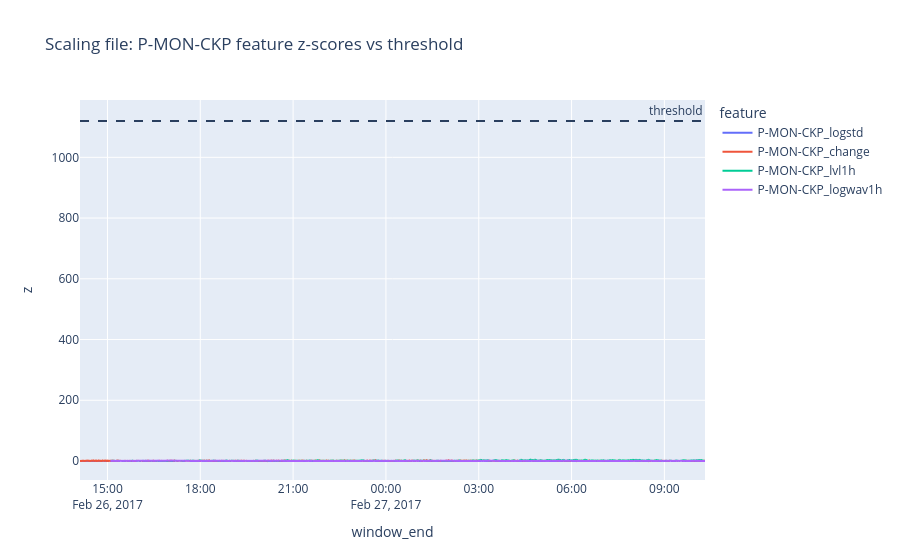

Source (notebook cell):
### Code cell
from assetmind.models.anomaly_twotier import TwoTierDetector, robust_stats
from assetmind.ingestion.threew import MODEL_SENSORS_EXT
from assetmind.models.eval_anomaly_twotier import load_windows

wx, metax = load_windows(ROOT / "data/gold/3w_windows_real_ext_h.parquet")
inst, well = "7/WELL-00001_20170226130146", "WELL-00001"
V4F = ("logstd", "change", "lvl1h", "logwav1h")

det = TwoTierDetector(MODEL_SENSORS_EXT, 0.995, 5, 120, "out_of_sample", V4F).fit(
    wx[(wx["well"] != well) & (wx["phase"] == "normal")])
g = wx[wx["instance_id"] == inst]
wm = metax[metax["well"] == well]
hist = wx[wx["instance_id"].isin(wm.index[wm["end"] < metax.loc[inst, "start"]]) & (wx["phase"] == "normal")]
print("History windows:", len(hist), "| tier:", det.score_instance(g, hist)[2],
      "| per-well threshold:", round(det.well_threshold_, 2))

# z-scores of this file's windows against the well's own history
med, scale = robust_stats(det.global_._features(hist))
z = ((det.global_._features(g) - med) / scale).abs()
z_plot = z.assign(window_end=g["window_end"].values)
cols = [c for c in z.columns if c.startswith("P-MON-CKP")]
fig = px.line(z_plot.melt(id_vars="window_end", value_vars=cols, var_name="feature", value_name="z"),
              x="window_end", y="z", color="feature", title="Scaling file: P-MON-CKP feature z-scores vs threshold")
fig.add_hline(y=det.well_threshold_, line_dash="dash", annotation_text="threshold")
fig.show()

# Which features produce the largest z during NORMAL history?
z_hist = ((det.global_._features(hist) - med) / scale).abs().dropna(how="all")
print("\nFeature that is the maximum in normal windows (share):")
print(z_hist.idxmax(axis=1).value_counts(normalize=True).head(6).round(2).to_string())

### Figure 1 — Plotly figure (JSON) as saved in the notebook; plotly's stock layout.template omitted (floating-point values rounded to 4 significant figures; data arrays with more than 128 entries replaced by an {"elided": "..."} marker saying what was removed)
{"data": [{"hovertemplate": "feature=P-MON-CKP_logstd<br>window_end=%{x}<br>z=%{y}<extra></extra>", "legendgroup": "P-MON-CKP_logstd", "line": {"color": "#636efa", "dash": "solid"}, "marker": {"symbol": "circle"}, "mode": "lines", "name": "P-MON-CKP_logstd", "showlegend": true, "type": "scattergl", "x": {"elided": "1213 str values"}, "xaxis": "x", "y": {"elided": "1213 float values"}, "yaxis": "y"}, {"hovertemplate": "feature=P-MON-CKP_change<br>window_end=%{x}<br>z=%{y}<extra></extra>", "legendgroup": "P-MON-CKP_change", "line": {"color": "#EF553B", "dash": "solid"}, "marker": {"symbol": "circle"}, "mode": "lines", "name": "P-MON-CKP_change", "showlegend": true, "type": "scattergl", "x": {"elided": "1213 str values"}, "xaxis": "x", "y": {"elided": "1213 float values"}, "yaxis": "y"}, {"hovertemplate": "feature=P-MON-CKP_lvl1h<br>window_end=%{x}<br>z=%{y}<extra></extra>", "legendgroup": "P-MON-CKP_lvl1h", "line": {"color": "#00cc96", "dash": "solid"}, "marker": {"symbol": "circle"}, "mode": "lines", "name": "P-MON-CKP_lvl1h", "showlegend": true, "type": "scattergl", "x": {"elided": "1213 str values"}, "xaxis": "x", "y": {"elided": "1213 float values"}, "yaxis": "y"}, {"hovertemplate": "feature=P-MON-CKP_logwav1h<br>window_end=%{x}<br>z=%{y}<extra></extra>", "legendgroup": "P-MON-CKP_logwav1h", "line": {"color": "#ab63fa", "dash": "solid"}, "marker": {"symbol": "circle"}, "mode": "lines", "name": "P-MON-CKP_logwav1h", "showlegend": true, "type": "scattergl", "x": {"elided": "1213 str values"}, "xaxis": "x", "y": {"elided": "1213 float values"}, "yaxis": "y"}], "layout": {"annotations": [{"showarrow": false, "text": "threshold", "x": 1, "xanchor": "right", "xref": "x domain", "y": 1120.0, "yanchor": "bottom", "yref": "y"}], "legend": {"title": {"text": "feature"}, "tracegroupgap": 0}, "shapes": [{"line": {"dash": "dash"}, "type": "line", "x0": 0, "x1": 1, "xref": "x domain", "y0": 1120.0, "y1": 1120.0, "yref": "y"}], "title": {"text": "Scaling file: P-MON-CKP feature z-scores vs threshold"}, "xaxis": {"anchor": "y", "domain": [0, 1], "title": {"text": "window_end"}}, "yaxis": {"anchor": "x", "domain": [0, 1], "title": {"text": "z"}}}}
